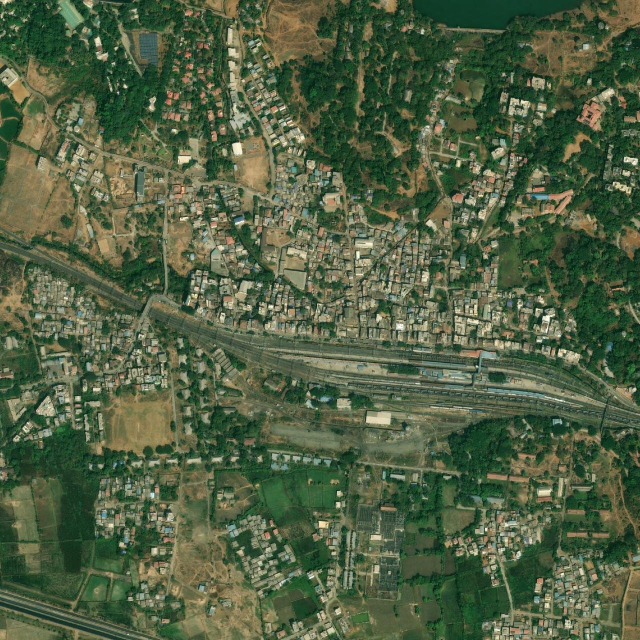
#> input picture data/processed/aoi_image.png, 1280 x 1280 px (shown at 1/2 size)
$ python -i model.py   (imports and definitions only)   (older library calls are emulated)
#> lines starting #> are read from the running program, lines starting #| are printed output that depends on the picture
"""Real, CPU-trainable building-footprint extraction.

Why this design: full segmentation networks (U-Net / Mask R-CNN) need GPU-hours
of training on tens of thousands of labelled tiles (SpaceNet, WHU) -- not
something that fits a CPU laptop overnight. Instead this trains a genuine
pixel classifier (scikit-learn RandomForest) on true OSM building footprints
and evaluates it with real held-out splits, in seconds of CPU time.

Two real complications surfaced during development and are handled honestly
rather than hidden:

1. OSM building tagging in this AOI (Igatpuri) is complete only within one
   densely, regularly spaced housing colony -- confirmed by manually
   overlaying the OSM mask on the satellite mosaic. Large parts of the actual
   town have real, visible buildings with no OSM tag at all. Training or
   scoring against that incomplete layer everywhere would silently mislabel
   real buildings as "background". So only that verified colony (found
   automatically via nearest-neighbour spacing -- planned colonies have tight,
   regular spacing that isolated one-off tags don't) is used as ground truth.

2. With only ~50 verified buildings, a single random train/test split is
   noisy -- building-level recall on one split ranged from 0% to 40% across
   different random seeds in testing, purely from which few buildings landed
   in the test set. So accuracy is reported as an average over several
   random splits (a small cross-validation), not one lucky/unlucky number.

The final deployed model is then retrained on ALL verified buildings and
applied to the full AOI for the operational map -- predictions outside the
verified colony are unscored candidates for field review, not
accuracy-checked detections. That mirrors the real deployment condition this
project targets: official records are incomplete, and the tool's job is to
extend coverage into the gaps, flagged for human review.
"""
import json
import time
from pathlib import Path

import cv2
import numpy as np
from PIL import Image
from shapely.geometry import shape, Polygon, mapping
from shapely.ops import unary_union
from sklearn.ensemble import RandomForestClassifier
from sklearn.metrics import roc_auc_score
from sklearn.neighbors import NearestNeighbors

from geo_utils import LocalProjection

DATA_DIR = Path(__file__).resolve().parent.parent / "data"
PROC_DIR = DATA_DIR / "processed"

CLASSIFY_MAX_DIM = 900          # classify on the mosaic downsized to this longest side (empirically the
                                 # anti-aliasing from downsizing generalizes better than raw full-res pixels)
MIN_BLOB_PX = 18                # discard predicted blobs smaller than this (at CLASSIFY_MAX_DIM resolution)
MAX_BLOB_PX = 600               # discard implausibly large blobs (~3000 m^2 at this resolution) -- these are
                                 # sprawling misclassified regions (e.g. shadowed vegetation), not buildings
DETECT_THRESHOLD = 0.30         # probability threshold for the building class (swept against held-out recall)
UNRECORDED_IOU_THRESH = 0.15    # below this overlap with any OSM building -> "unrecorded structure"
COLONY_NN_THRESH_M = 30         # 3rd-nearest-neighbour distance below this -> "densely, completely mapped"
COLONY_MARGIN_M = 60            # margin added around a colony bounding box for safe negative sampling
TEST_FRACTION = 0.3
N_CV_FOLDS = 5                  # random splits averaged for an honest, low-variance accuracy estimate
NEG_RATIO = 6                   # negatives sampled per positive pixel
BASE_SEED = 42


# [26 lines left out: functions load_geo, make_pixel_transforms, rasterize_polygons, not called in this run]


def pixel_features(img_arr):
    """RGB + HSV + a local-texture channel (rooftops tend to be locally more
    uniform/reflective than vegetation or bare ground at this resolution)."""
    hsv = cv2.cvtColor(img_arr, cv2.COLOR_RGB2HSV)
#> hsv: shape (1280, 1280, 3); mean H, S, V 47.4, 98.5, 98.1
    gray = cv2.cvtColor(img_arr, cv2.COLOR_RGB2GRAY)
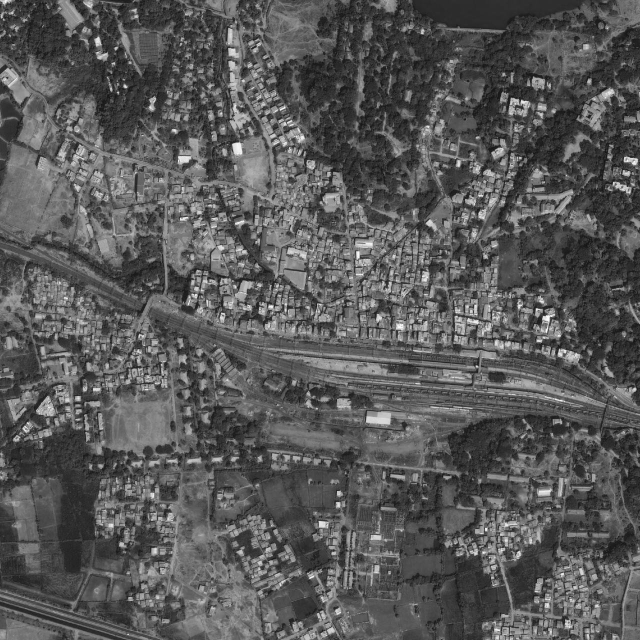
#> gray: shape (1280, 1280) (shown at 1/2 size); min 7, max 255, mean 88.1
    texture = cv2.Laplacian(gray, cv2.CV_32F, ksize=3)
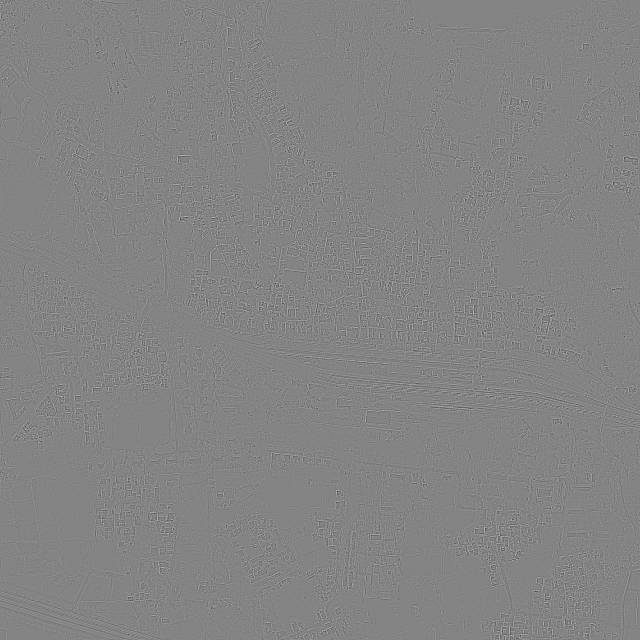
#> texture: shape (1280, 1280) float32 (shown at 1/2 size); min -1118, max 1044, mean 0; drawn with min black and max white
    texture = cv2.GaussianBlur(np.abs(texture), (5, 5), 0)
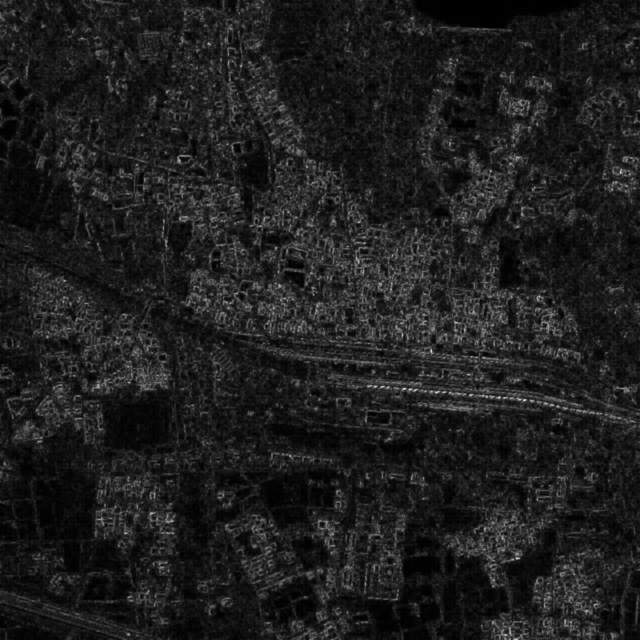
#> texture: shape (1280, 1280) float32 (shown at 1/2 size); min 0, max 677.6, mean 81.7; drawn with min black and max white
    feats = np.dstack([img_arr, hsv, texture]).astype(np.float32)
    return feats.reshape(-1, feats.shape[-1])


# [216 lines left out: functions find_verified_colony, region_bbox, train_rf, extract_polygons, evaluate_fold, run, not called in this run]


# [2 lines not run here, left out]

>>> import cv2
>>> picture = cv2.cvtColor(cv2.imread('../data/processed/aoi_image.png'), cv2.COLOR_BGR2RGB)
>>> result = pixel_features(picture)
